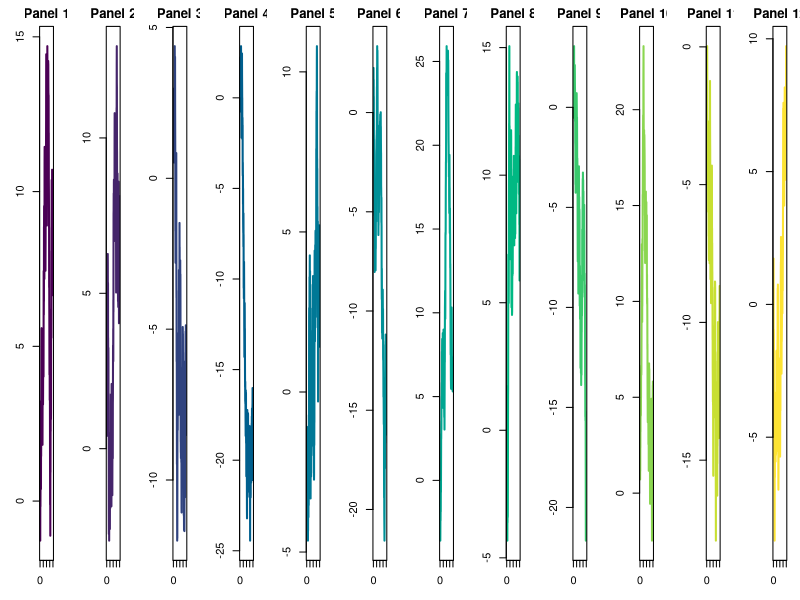
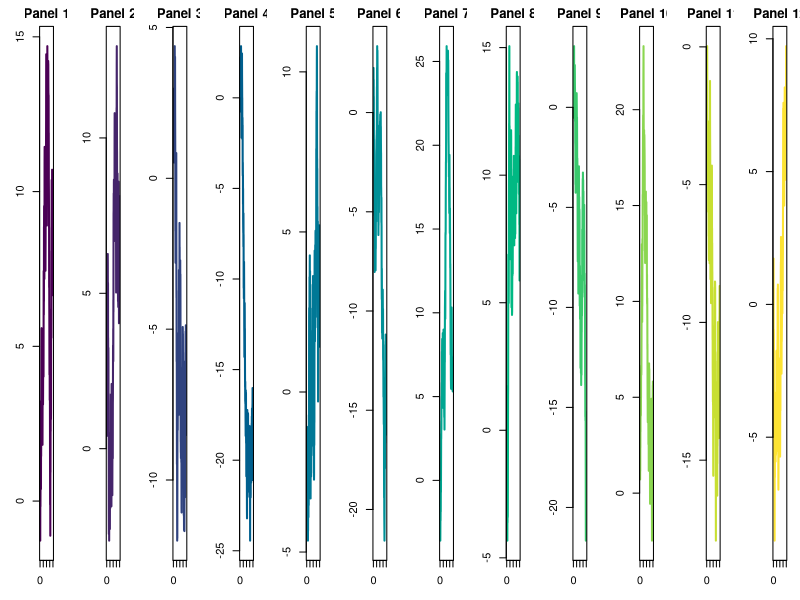
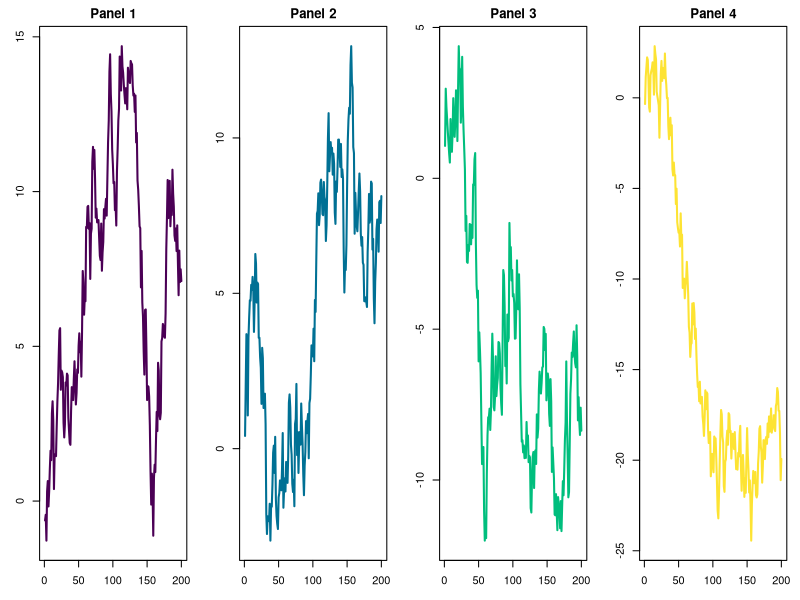
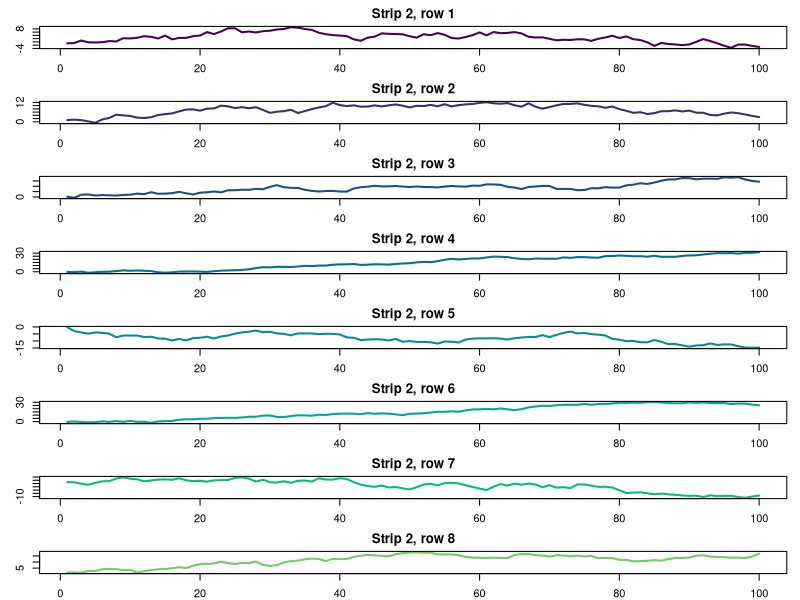
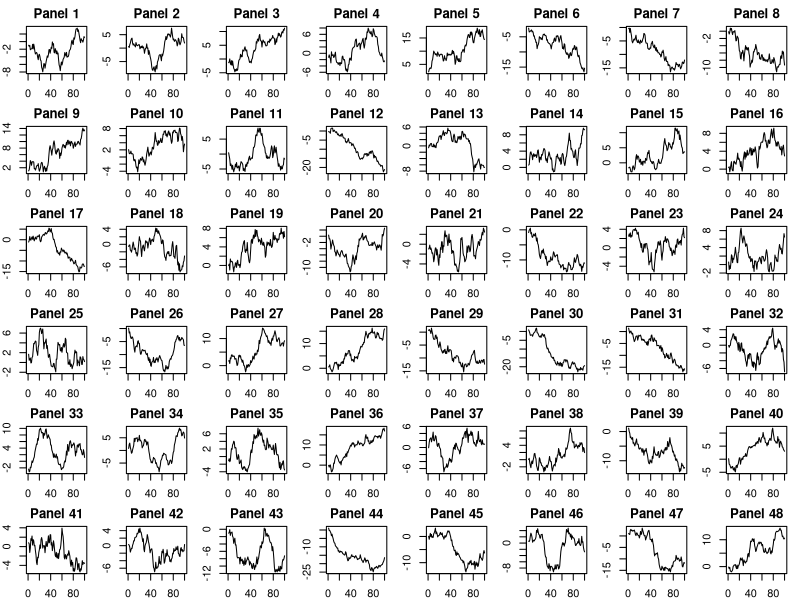
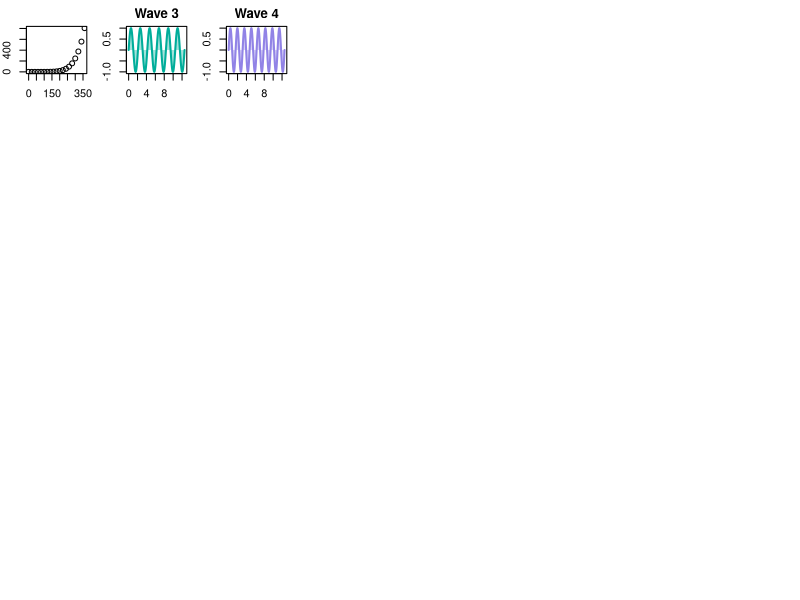
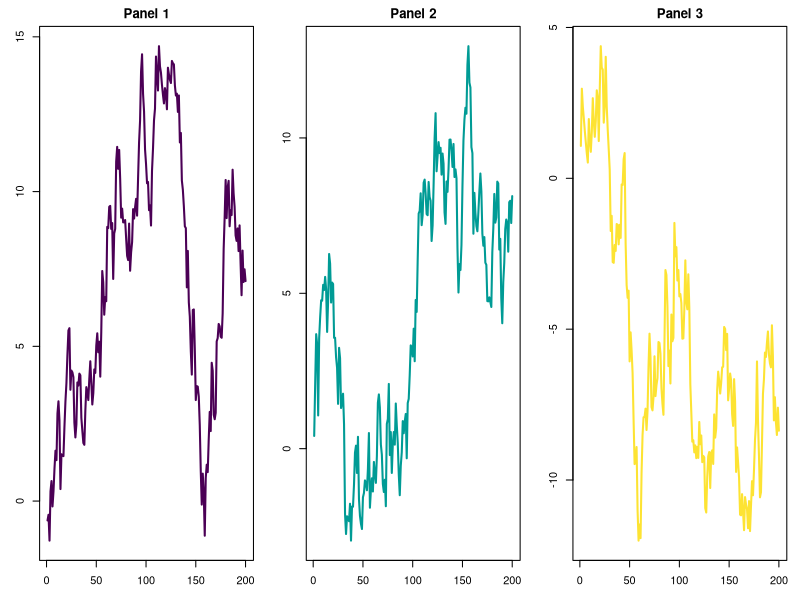
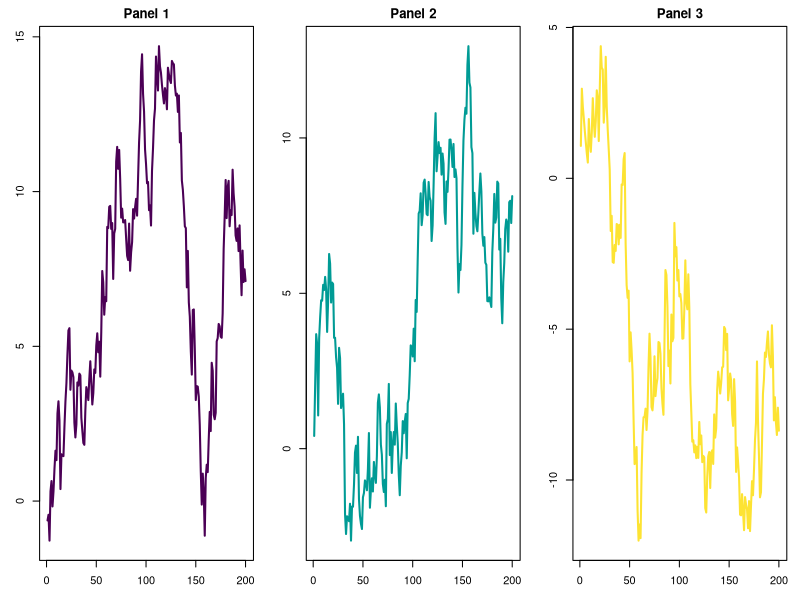

Write the R code that produced these figures, in order.
## ---- chunk 1
# A collage: `n` panels side by side, like a wide patchwork figure.
collage <- function(n = 12) {
  set.seed(1)
  par(mfrow = c(1, n), mar = c(3, 3, 2, 1))
  for (i in seq_len(n)) {
    plot(
      cumsum(rnorm(200)),
      type = "l",
      main = paste("Panel", i),
      xlab = "",
      ylab = "",
      col = hcl.colors(n)[i],
      lwd = 2
    )
  }
}

# A tall strip: `n` rows stacked, like a tall patchwork figure.
# Each seed gets its own palette (without its lightest end), so different
# strips look different.
strip <- function(seed = 2, n = 8) {
  set.seed(seed)
  palette <- c(
    "Viridis",
    "Plasma",
    "Zissou 1",
    "Dark 3",
    "Sunset",
    "Cividis",
    "Dynamic",
    "Inferno"
  )[(seed - 2) %% 8 + 1]
  par(mfrow = c(n, 1), mar = c(2, 3, 2, 1))
  for (i in seq_len(n)) {
    plot(
      cumsum(rnorm(100)),
      type = "l",
      main = paste0("Strip ", seed, ", row ", i),
      xlab = "",
      ylab = "",
      col = hcl.colors(n + 2, palette)[i],
      lwd = 2
    )
  }
}

wave <- function(k = 1) {
  x <- seq(0, 4 * pi, length.out = 400)
  col <- hcl.colors(4, "Dark 3")[k]
  plot(
    x,
    sin(k * x),
    type = "n",
    main = paste("Wave", k),
    xlab = "x",
    ylab = "sin(kx)"
  )
  polygon(
    c(x, rev(x)),
    c(sin(k * x), rep(0, length(x))),
    col = adjustcolor(col, 0.35),
    border = NA
  )
  lines(x, sin(k * x), lwd = 2, col = col)
}
## ---- chunk 2
#| panzoom: true
#| fig-width: 25
#| fig-height: 2
#| fig-alt: >-
#|   A row of 12 small line plots of random walks, each in its own color
#| fig-cap: "A 25 × 2 inch collage of 12 random walks."

collage(n = 12)
## ---- chunk 3
#| panzoom:
#|   fit: contain
#| fig-width: 25
#| fig-height: 2
#| fig-alt: >-
#|   A row of 12 small line plots of random walks, each in its own color
#| fig-cap: "A 25 × 2 inch collage of 12 random walks."

collage(n = 12)
## ---- chunk 4
#| panzoom: true
#| fig-width: 16
#| fig-height: 4
#| fig-alt: "A row of 4 small line plots of random walks, each in its own color"
#| fig-cap: "A 16 × 4 inch collage of 4 random walks."

collage(n = 4)
## ---- chunk 5
#| panzoom: true
#| fig-width: 4
#| fig-height: 15
#| fig-alt: "A column of 8 small line plots of random walks"
#| fig-cap: "A 4 × 15 inch strip of 8 random walks."

strip(seed = 2, n = 8)
## ---- chunk 6
#| panzoom: true
#| fig-width: 24
#| fig-height: 18
#| fig-alt: "A grid of 48 small line plots of random walks, in 6 rows of 8"
#| fig-cap: "A 24 × 18 inch poster of 48 random walks."

set.seed(3)
par(mfrow = c(6, 8), mar = c(2, 2, 2, 1))
for (i in 1:48) {
  plot(
    cumsum(rnorm(100)),
    type = "l",
    main = paste("Panel", i),
    xlab = "",
    ylab = ""
  )
}
## ---- chunk 7
#| panzoom: true
#| fig-width: 3
#| fig-height: 2
#| fig-dpi: 48
#| fig-alt: "Scatter plot of vapor pressure rising steeply with temperature"
#| fig-cap: "Vapor pressure of mercury against temperature."

plot(pressure)
## ---- chunk 8
#| panzoom:
#|   fit: height
#| fig-alt: "A sine curve, shaded between the curve and y = 0"
#| fig-cap: >-
#|   Wave 3: y = sin(3x); the area between the curve and y = 0 is shaded.

wave(k = 3)
## ---- chunk 9
#| panzoom:
#|   fit: width
#| fig-alt: "A sine curve, shaded between the curve and y = 0"
#| fig-cap: >-
#|   Wave 4: y = sin(4x); the area between the curve and y = 0 is shaded.

wave(k = 4)
## ---- chunk 10
#| panzoom:
#|   fit: height
#| fig-width: 12
#| fig-height: 4.5
#| fig-alt: "A row of 3 small line plots of random walks, each in its own color"
#| fig-cap: "A 12 × 4.5 inch collage of 3 random walks."

collage(n = 3)
## ---- chunk 11
#| panzoom:
#|   fit: height
#|   description: >-
#|     A long description, to take room below the image. Each panel is a random
#|     walk of 200 steps, drawn with `plot()` from base R in a one-row layout
#|     (`par(mfrow = c(1, 3))`), colored along the `hcl.colors()` palette. The
#|     figure is 12 by 4.5 inches, which knitr writes at 192 dpi (2304 by 864
#|     px). With `fit: height` the viewer opens it as tall as the space above
#|     this text allows, and no taller than its real size. Drag or use the arrow
#|     keys to move along the figure, scroll or press the minus key to zoom out
#|     to the whole of it, and press 0 to come back to this opening view.
#| fig-width: 12
#| fig-height: 4.5
#| fig-alt: >-
#|   A row of 3 small line plots of random walks, each in its own color
#| fig-cap: "Three random walks side by side."

collage(n = 3)
## ---- chunk 12
#| panzoom: true
#| out-width: 50%
#| fig-alt: "A sine curve, shaded between the curve and y = 0"
#| fig-cap: >-
#|   Wave 5: y = sin(5x); the area between the curve and y = 0 is shaded.

wave(k = 5)
## ---- chunk 13
#| panzoom: true
#| fig-width: 4
#| fig-height: 3
#| fig-align: right
#| fig-alt: "A sine curve, shaded between the curve and y = 0"
#| fig-cap: >-
#|   Wave 6: y = sin(6x); the area between the curve and y = 0 is shaded.

wave(k = 6)
